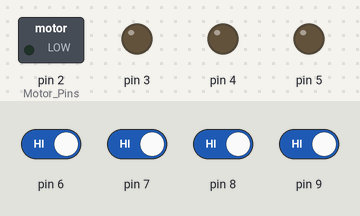
Bench run of a sketch on a simulated Arduino Uno, built with avr-gcc and run on an emulated ATmega328P. Parts: switched loads named in the sketch (green lamp = pin HIGH), output pins drawn as LEDs (lit = HIGH). Inputs (shaded band) come from the test bench; at power-on: pin 6–9 HIGH.

Above: at 1.2 s.
1.3 s: pin 6 driven LOW and pin 7 driven LOW
At 2.3 s:
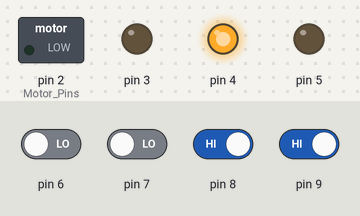
2.8 s: pin 8 driven LOW and pin 9 driven LOW
At 3.4 s:
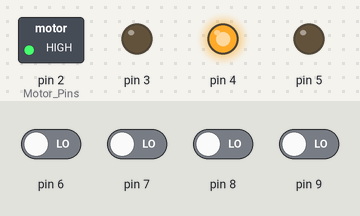
4.3 s: pin 6 driven HIGH
At 4.6 s:
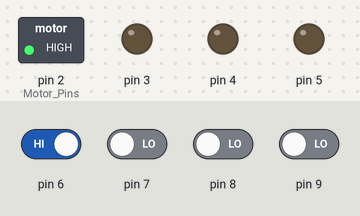
5.8 s: pin 6 driven LOW
At 6.9 s:
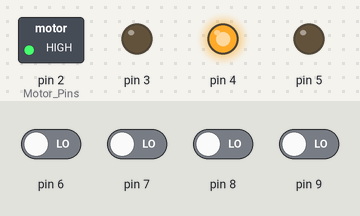
7.3 s: pin 7 driven HIGH
At 8.1 s:
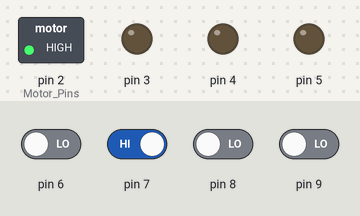
Timing chart, 0 to 9.8 s (numbered marks = the images above; inputs shaded):
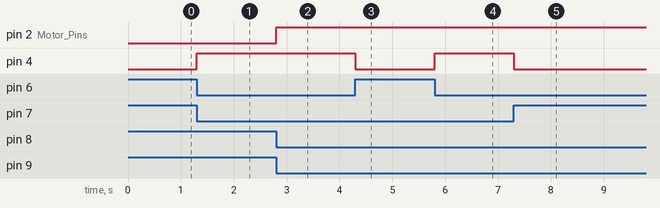

The sketch:

Line_Follower_for_Competition.ino
```cpp
//CODE Written by RAJDEEP BARUAH

int sen1,sen2,sen3,sen4,value;

void setup() {
  pinMode(2,OUTPUT);      //Motor Pins
  pinMode(3,OUTPUT);
  pinMode(4,OUTPUT);
  pinMode(5,OUTPUT);

  pinMode(6,INPUT);
  pinMode(7,INPUT);
  pinMode(8,INPUT);
  pinMode(9,INPUT);
}

void loop() {
  sen1=digitalRead(6);
  sen2=digitalRead(7);
  sen3=digitalRead(8);
  sen4=digitalRead(9);

  if(sen1==0 && sen2==0 && sen3==0 && sen4==0)
  {
        forward();
  }
  else if(sen1==0 && sen2==1 && sen3==0 && sen4==0)
  {
        right();
  }
  else if(sen1==1 && sen2==0 && sen3==0 && sen4==0)
  {
        right();
  }
  else if(sen1==1 && sen2==1 && sen3==0 && sen4==0)
  {
    right();
  }
  else if(sen1==0 && sen2==0 && sen3==1 && sen4==0)
  {
    left();
  }
  else if(sen1==0 && sen2==0 && sen3==0 && sen4==1)
  {
    left();
  }
  else if(sen1==0 && sen2==0 && sen3==1 && sen4==1)
  {
    left();
  }

}

  void forward()
  {
    digitalWrite(2,HIGH);
    digitalWrite(3,LOW);
    digitalWrite(4,HIGH);
    digitalWrite(5,LOW);
  }
  void left()
  {
    digitalWrite(2,LOW);
    digitalWrite(3,LOW);
    digitalWrite(4,HIGH);
    digitalWrite(5,LOW);
  }


  void right()
  {
    digitalWrite(2,HIGH);
    digitalWrite(3,LOW);
    digitalWrite(4,LOW);
    digitalWrite(5,LOW);
  }
```

Measured:
- after the input at 1.3 s, pin 4: LOW → HIGH at once
- after the input at 2.8 s, pin 2 (Motor_Pins): LOW → HIGH at once
- after the input at 4.3 s, pin 4: HIGH → LOW at once
- after the input at 5.8 s, pin 4: LOW → HIGH at once
- after the input at 7.3 s, pin 4: HIGH → LOW at once
